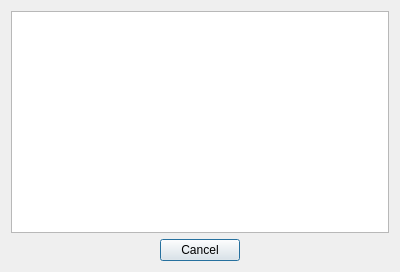
<?xml version="1.0" encoding="UTF-8"?>
<ui version="4.0">
 <class>DialogProfil</class>
 <widget class="QDialog" name="DialogProfil">
  <property name="geometry">
   <rect>
    <x>0</x>
    <y>0</y>
    <width>400</width>
    <height>272</height>
   </rect>
  </property>
  <property name="windowTitle">
   <string>Charger ou supprimer un profile</string>
  </property>
  <property name="modal">
   <bool>true</bool>
  </property>
  <layout class="QVBoxLayout" name="verticalLayout">
   <item>
    <widget class="QTableWidget" name="tableWidgetProfil">
     <property name="sizePolicy">
      <sizepolicy hsizetype="Expanding" vsizetype="Expanding">
       <horstretch>0</horstretch>
       <verstretch>0</verstretch>
      </sizepolicy>
     </property>
    </widget>
   </item>
   <item>
    <widget class="QDialogButtonBox" name="buttonBox">
     <property name="orientation">
      <enum>Qt::Horizontal</enum>
     </property>
     <property name="standardButtons">
      <set>QDialogButtonBox::Cancel</set>
     </property>
     <property name="centerButtons">
      <bool>true</bool>
     </property>
    </widget>
   </item>
  </layout>
 </widget>
 <resources/>
 <connections>
  <connection>
   <sender>buttonBox</sender>
   <signal>accepted()</signal>
   <receiver>DialogProfil</receiver>
   <slot>accept()</slot>
   <hints>
    <hint type="sourcelabel">
     <x>248</x>
     <y>254</y>
    </hint>
    <hint type="destinationlabel">
     <x>157</x>
     <y>274</y>
    </hint>
   </hints>
  </connection>
  <connection>
   <sender>buttonBox</sender>
   <signal>rejected()</signal>
   <receiver>DialogProfil</receiver>
   <slot>reject()</slot>
   <hints>
    <hint type="sourcelabel">
     <x>316</x>
     <y>260</y>
    </hint>
    <hint type="destinationlabel">
     <x>286</x>
     <y>274</y>
    </hint>
   </hints>
  </connection>
 </connections>
</ui>
